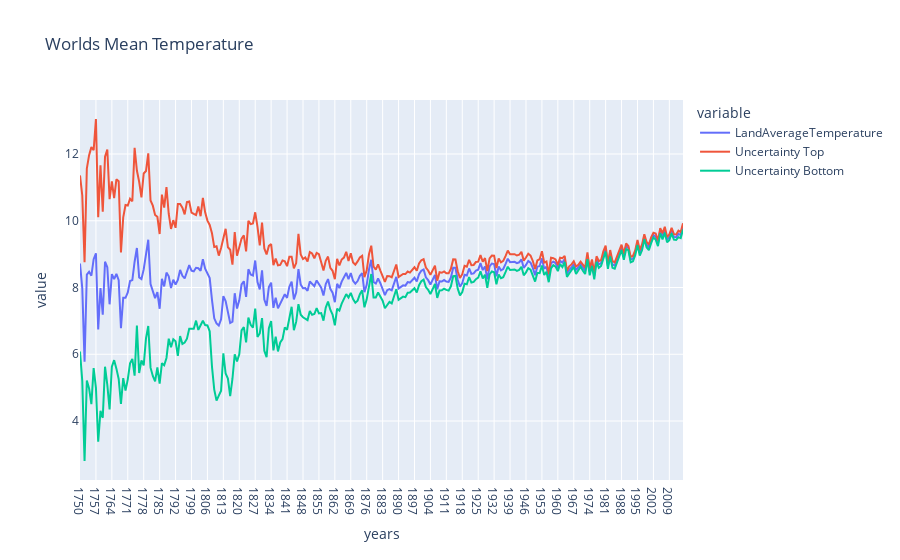

Source (notebook cell):
### Code cell
# visualize the data

px.line(data_frame=data, x='years', y=['LandAverageTemperature','Uncertainty Top', 'Uncertainty Bottom'], title='Worlds Mean Temperature')

### Figure 1 — Plotly figure (JSON) as saved in the notebook; plotly's stock layout.template omitted (floating-point values rounded to 4 significant figures; data arrays with more than 128 entries replaced by an {"elided": "..."} marker saying what was removed)
{"data": [{"hovertemplate": "variable=LandAverageTemperature<br>years=%{x}<br>value=%{y}<extra></extra>", "legendgroup": "LandAverageTemperature", "line": {"color": "#636efa", "dash": "solid"}, "marker": {"symbol": "circle"}, "mode": "lines", "name": "LandAverageTemperature", "orientation": "v", "showlegend": true, "type": "scatter", "x": {"elided": "266 str values"}, "xaxis": "x", "y": {"elided": "266 float values"}, "yaxis": "y"}, {"hovertemplate": "variable=Uncertainty Top<br>years=%{x}<br>value=%{y}<extra></extra>", "legendgroup": "Uncertainty Top", "line": {"color": "#EF553B", "dash": "solid"}, "marker": {"symbol": "circle"}, "mode": "lines", "name": "Uncertainty Top", "orientation": "v", "showlegend": true, "type": "scatter", "x": {"elided": "266 str values"}, "xaxis": "x", "y": {"elided": "266 float values"}, "yaxis": "y"}, {"hovertemplate": "variable=Uncertainty Bottom<br>years=%{x}<br>value=%{y}<extra></extra>", "legendgroup": "Uncertainty Bottom", "line": {"color": "#00cc96", "dash": "solid"}, "marker": {"symbol": "circle"}, "mode": "lines", "name": "Uncertainty Bottom", "orientation": "v", "showlegend": true, "type": "scatter", "x": {"elided": "266 str values"}, "xaxis": "x", "y": {"elided": "266 float values"}, "yaxis": "y"}], "layout": {"legend": {"title": {"text": "variable"}, "tracegroupgap": 0}, "title": {"text": "Worlds Mean Temperature"}, "xaxis": {"anchor": "y", "domain": [0, 1], "title": {"text": "years"}}, "yaxis": {"anchor": "x", "domain": [0, 1], "title": {"text": "value"}}}}
